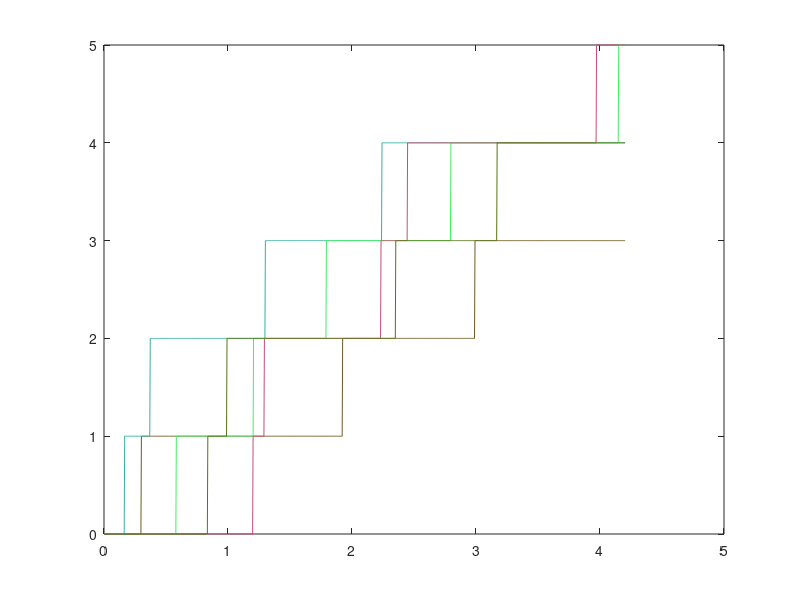

This chart was generated by the following MATLAB code:
strart_date=0;
end_date=1060;
lamda=1;
num_paths=5;

num_steps=end_date-strart_date;
dt=(end_date-strart_date)/(num_steps*252);
t=(end_date-strart_date)/(252);

sample=zeros(num_paths, num_steps);
%paths creation
for i=1:num_paths
    sample(i,1)=0;
    for j=2:num_steps
        sample(i,j)=sample(i,j-1)+random('Poisson',lamda*dt);           
    end
end

time=zeros(1, num_steps);
time(1,1)=0;
for i=2:num_steps
    time(1,i)=(i-1)*dt;
end;


for i=1:num_paths
    plot(time(1,:), sample(i,:), 'color',rand(1,3));
    hold on;
end
hold off
